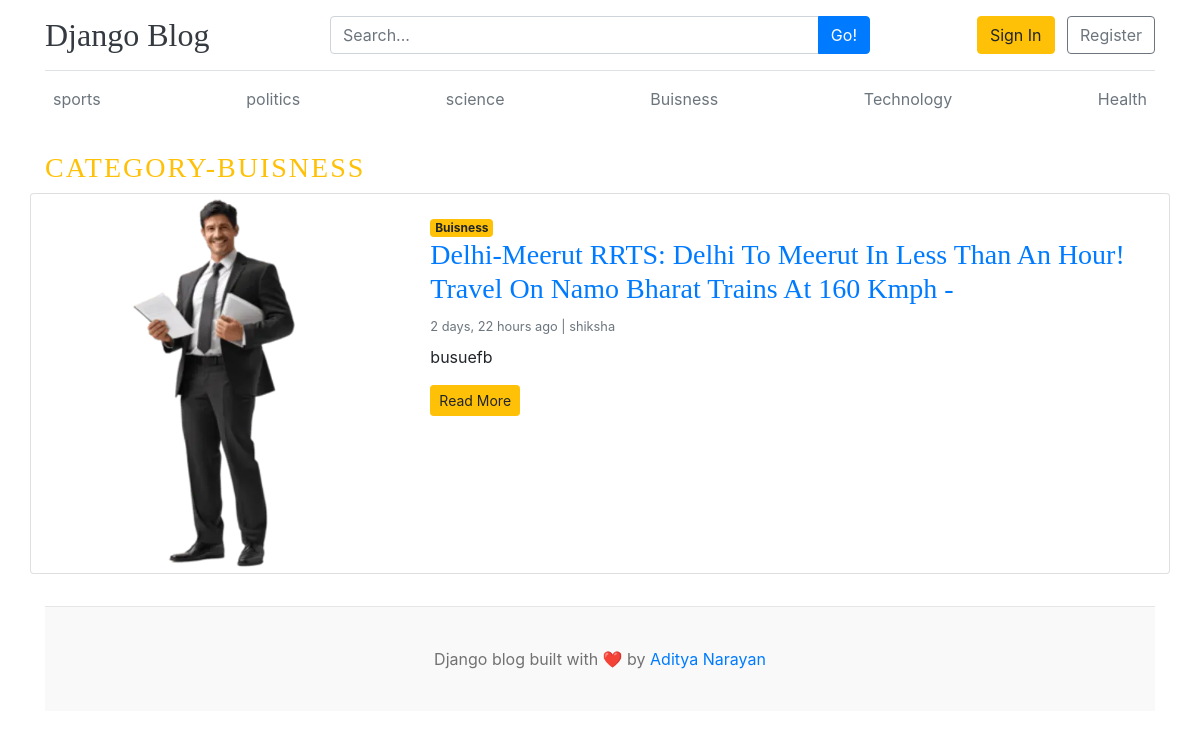
The app's page /category/4/ with its own data.
### blogs/models.py (models this page shows, shortened)
class Category(models.Model):
    category_name = models.CharField(max_length=50,unique=True)
    created_at = models.DateTimeField(auto_now_add=True)
    updated_at = models.DateTimeField(auto_now=True)
    class Meta:
        verbose_name_plural = "Categories"
    def __str__(self):
        return self.category_name

class Blog(models.Model):
    title=models.CharField(max_length=100)
    slug=models.SlugField(max_length=100, unique=True,blank=True)
    category=models.ForeignKey(Category, on_delete=models.CASCADE)
    author=models.ForeignKey(User, on_delete=models.CASCADE)
    featured_image=models.ImageField(upload_to='uploads/%Y/%m/%d/')
    short_description=models.TextField(max_length=500)
    blog_body=models.TextField(max_length=2000)
    status=models.CharField(max_length=20, choices=STATUS_CHOICES, default="Draft")
    is_featured=models.BooleanField(default=False)
    created_at=models.DateTimeField(auto_now_add=True)
    updated_at=models.DateTimeField(auto_now=True)

### blogs/views.py (the view)
# urls.py: path('<int:category_id>/', views.post_by_category, name='post_by_category'),
def post_by_category(request, category_id):
    category = get_object_or_404(Category, pk=category_id)
    posts = Blog.objects.filter(
        category=category,
        status='published'
    )
    return render(request, 'post_by_category.html', {
        'category': category,
        'posts': posts,
    })

### blogs/context_processors.py (called while the page is built)
def get_categories(request):
    categories = Category.objects.all()
    return {
        'categories': categories,
    }

def get_Social_links(request):
    social_links=SocialLink.objects.all()
    return dict(social_links=social_links)

### blog_main/templates/post_by_category.html
{% extends 'base.html'%}
  {% block content %}
     <h3 class="text-uppercase text-warning" style="letter-spacing: 2px;">category-{{category}}</h3>
    <div class="row mb-2">
      {% for post in posts %}
<div class="card mb-4 shadow-sm">
    <div class="row no-gutters">
        <div class="col-md-4">
            <img src="{{ post.featured_image.url }}"
                 class="img-fluid h-100 w-100"
                 style="object-fit: cover;"
                 alt="{{ post.title }}">
        </div>
        <div class="col-md-8">
           <div class="card-body">
    <span class="badge badge-warning">
        {{ post.category }}
    </span>
    <h3>
        <a href="{% url 'blogs' post.slug %}">
            {{ post.title }}
        </a>
    </h3>
    <small class="text-muted">
        {{ post.created_at|timesince }} ago | {{ post.author }}
    </small>
    <p class="mt-2">
        {{ post.short_description }}
    </p>
    <a href="{% url 'blogs' post.slug %}" class="btn btn-warning btn-sm">
        Read More
    </a>
</div>
        </div>
    </div>
</div>
{% empty %}
<p class="text-center">No posts found.</p>
{% endfor %}
</div>
{% endblock %}

### blog_main/templates/base.html (shortened to what this page needs)
{% load static %}
<!DOCTYPE html>
<html lang="en">
<head>
    <link href="https://getbootstrap.com/docs/4.0/dist/css/bootstrap.min.css" rel="stylesheet">
    <link href="{% static 'css/blog.css' %}" rel="stylesheet">
</head>
<body>
<div class="container">
 <header class="blog-header py-3 border-bottom">
    <div class="row align-items-center">
        <div class="col-md-3">
            <a class="blog-header-logo text-dark" href="/" style="text-decoration:none;">
                <h2 class="mb-0">Django Blog</h2>
            </a>
        </div>
        <div class="col-md-6">
            <form action="{% url 'search' %}" method="GET">
                <div class="input-group">
                    <input
                        type="text"
                        name="keyword"
                        class="form-control"
                        placeholder="Search..."
                    >
                    <div class="input-group-append">
                        <button class="btn btn-primary" type="submit">
                            Go!
                        </button>
                    </div>
                </div>
            </form>
        </div>
        <div class="col-md-3 text-right">
            <a href="#" class="btn btn-warning mr-2">Sign In</a>
            <a href="#" class="btn btn-outline-secondary">Register</a>
        </div>
    </div>
</header>
   <div class="nav-scroller py-2 mb-4">
    <nav class="nav d-flex justify-content-between">
        {% for cat in categories %}
            <a class="p-2 text-muted" href="{% url 'post_by_category' cat.id %}">
                {{ cat.category_name }}
            </a>
        {% endfor %}
    </nav>
</div>
{% block content %}
{% endblock %}
 <footer class="blog-footer">
    <p>
        Django blog built with ❤️ by
        <a href="#">Aditya Narayan</a>
    </p>
</footer>
</body>
</html>

### static/css/blog.css (style rules this page uses)
.blog-header { border-bottom: 1px solid #e5e5e5; }
.blog-header-logo { font-family: "Playfair Display", Georgia, "Times New Roman", serif; font-size: 2.25rem; }
h1, h2, h3, h4, h5, h6 { font-family: "Playfair Display", Georgia, "Times New Roman", serif; }
.blog-footer { padding: 2.5rem 0; color: #727272; text-align: center; background-color: #f9f9f9; border-top: .05rem solid #e5e5e5; }
.blog-footer p:last-child { margin-bottom: 0; }

### records on screen
Category: category_name "sports"
Category: category_name "politics"
Category: category_name "science"
Category: category_name "Buisness", category_name "BUISNESS"
Category: category_name "Technology"
Category: category_name "Health"
Blog: featured_image (picture), category "Buisness", title "Delhi-Meerut RRTS: Delhi To Meerut In Less Than An Hour! Travel On Namo Bharat Trains At 160 Kmph -", created_at "2 days, 22 hours", author "shiksha", short_description "busuefb"
